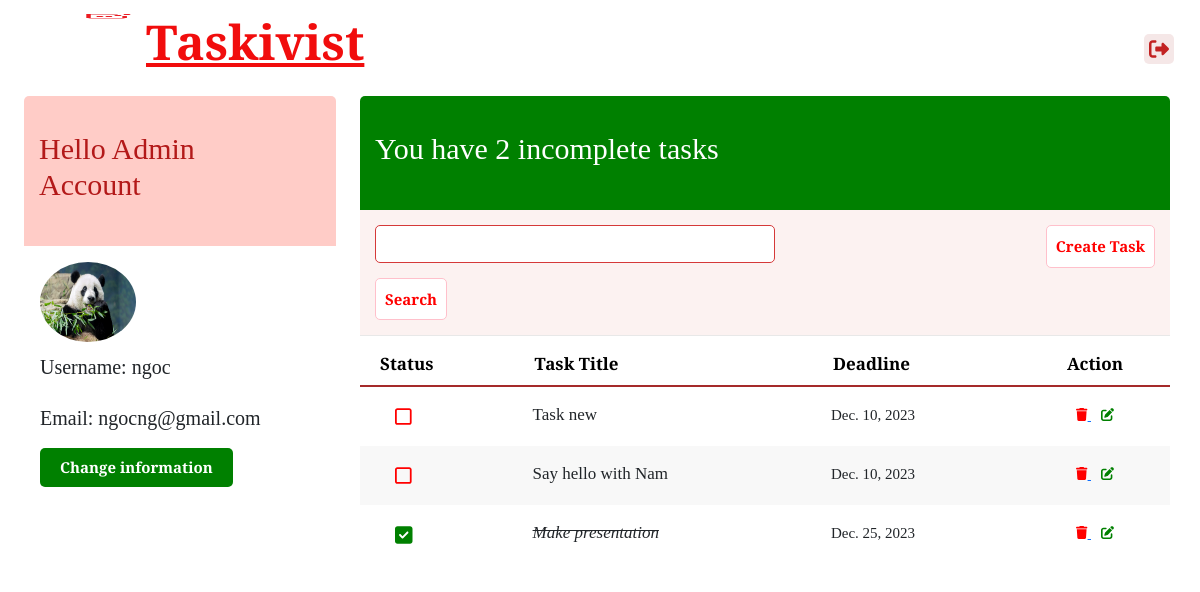
The app's page / (signed in), older data.
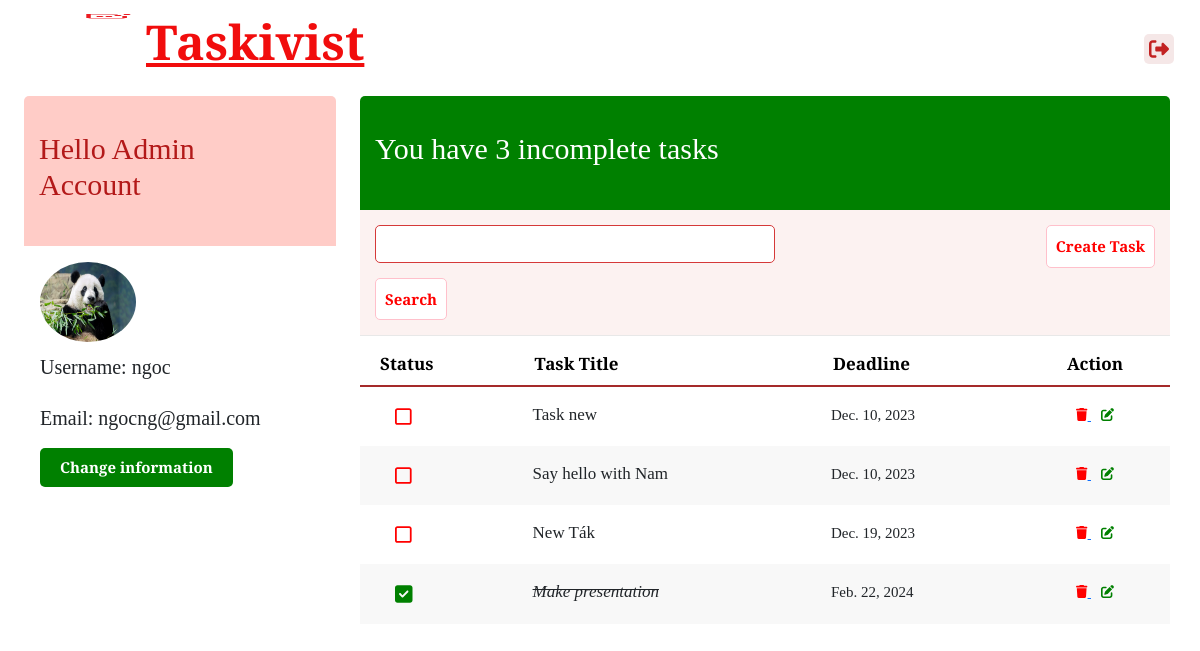
The same page, newer data.
### todo/models.py (models this page shows, shortened)
class Profile(models.Model):
    user = models.OneToOneField(User, on_delete=models.CASCADE)
    image = models.ImageField(default='default.png', upload_to='profile_pics')

class Task(models.Model):
    user = models.ForeignKey(User, on_delete=models.CASCADE)
    title = models.CharField(max_length=200)
    description = models.TextField(null=True, blank=True)
    complete = models.BooleanField(default=False)
    date = models.DateField(default=datetime.date.today(), null=True, blank=True)
    def __str__(self):
        return self.title
    class Meta:
        ordering = ['complete', 'date']

### todo/views.py (the view)
# urls.py: path('', TaskList.as_view(), name='alltasks'),
class TaskList(LoginRequiredMixin, ListView):
    model = Task
    context_object_name = 'alltasks'
    def get_context_data(self, **kwargs):
        context = super().get_context_data(**kwargs)
        context['alltasks'] = context['alltasks'].filter(user=self.request.user)
        context['count'] = context['alltasks'].filter(complete=False).count()
        search_input = self.request.GET.get('search-area') or ''
        if search_input:
            context['alltasks'] = context['alltasks'].filter(title__icontains=search_input)
        context['search_input'] = search_input
        return context

### todo/templates/todo/task_list.html
{% extends 'main.html' %}
{% load static %}
{% block maincol %}
<div class="col_left">
  <div data-region="blocks-left">
    <div class="profile-bar">
        <h2 class="card-title">Hello {{request.user.first_name|title}} {{request.user.last_name|title}} </h2>
    </div>
    <div class="card-body">
        <div class="card-profile">
            {% include 'profile/profile.html' %}
        </div>
    </div>
  </div>
</div>
<div class="maincol">
  <div data-region="blocks-right">
    <div class="header-bar">
      <div>
        <h2 style="margin-left: 0px; font-size: 30px">
          You have {{count}} incomplete task{{count|pluralize:"s"}}
        </h2>
      </div>
    </div>
    <div class="search-bar">
      <form method="GET">
        <input type="text" name="search-area" value="{{search_input}}" />
        <input class="button-create" type="submit" value="Search" />
      </form>
      <a class="button-create" href="{% url 'create-task' %}">Create Task</a>
    </div>
    <div class="taskbody">
      <table class="tasklist">
        <thead>
          <tr>
            <th style="padding-left: 20px;">Status</th>
            <th>Task Title</th>
            <th>Deadline</th>
            <th style="text-align: center;">Action</th>
          </tr>
        </thead>
        <tbody>
          {% for task in alltasks %}
            <tr>
              <td style="padding-left: 35px;">
                {% if task.complete %}
                  <i class="fas fa-check-square" style="color: #008000; font-size: 20px;"></i>
                {% else %}
                  <i class="far fa-square" style="color: #ff0000; font-size: 19px;"></i>
                {% endif %}
              </td>
              <td class="task-title">
                {% if task.complete %}
                  <i><s><a>{{task}}</a></s></i>
                {% else %}
                  <a>{{task}}</a>
                {% endif %}
              </td>
              <td style="font-size: 15px;">{{ task.date }}</td>
              <td style="text-align: center;">
                <a style="padding-right: 10px;" href="{% url 'delete-task' task.id %}">
                  <i class="fas fa-trash" style="color: red; cursor: pointer;"></i>
                </a>
                <a href="{% url 'update-task' task.id %}">
                  <i class="fas fa-edit" style="color: #008000; cursor: pointer;"></i>
                </a>
              </td>
            </tr>
          {% endfor %}
        </tbody>
      </table>
    </div>
  </div>
</div>
{% endblock %}

### templates/main.html (shortened to what this page needs)
{% load static %}
<html lang="en" style="height: 100%; width: 100%; overflow: hidden;">
  <head>
    <link rel="stylesheet" href="{% static 'css/style.css' %}" />
    <link rel="stylesheet" href="{% static 'css/authen.css' %}" />
    <link rel="stylesheet" href="{% static 'css/button.css' %}" />
    <link rel="stylesheet" href="{% static 'css/modal.css' %}" />
    <link rel="stylesheet" href="{% static 'css/profile.css' %}" />
    <link rel="stylesheet" href="{% static 'css/calendar.css' %}" />
    <link rel="stylesheet" href="{% static 'css/table.css' %}" />
    <link rel="stylesheet" href="https://cdnjs.cloudflare.com/ajax/libs/datepicker/0.6.5/datepicker.min.css" />
    <link rel="stylesheet" href="https://use.fontawesome.com/releases/v5.15.4/css/all.css"/>
    <link rel="stylesheet" href="{% static 'css/bootstrap.min.css' %}" />
  </head>
  <body>
    {% if request.user.is_authenticated %}
    <section id="sideheader">
      <div class="navheader">
        <div class="navlogo">
          <img class="logo" src="{% static 'img/logo.png' %}" alt="Logo Taskivist"/>
          <a href="{% url 'alltasks' %}" class="name">Taskivist</a>
        </div>
        <div class="usrnav">
          <div class="greeting">
            {% if request.user.is_authenticated %}
              <i class="fas fa-sign-out-alt button-logout" style="color: #c22222;">
              </i>
            {% else %}
            <a href="{% url 'login' %}">Login</a>
            {% endif %}
          </div>
        </div>
      </div>
    </section>
    <section id="content">
      {% block maincol %}
      {% endblock %}
    </section>
    {% endif %}
  </body>
</html>

### todo/templates/profile/profile.html
{% load static %}
<div class="media">
    <img class="acc-img" src="{{user.profile.image.url}}">
</div>
<div class="userinfo">
    <div class="media-body">
        <label for="username">Username: {{user.username}}</label>
        <p></p>
        <label for="email">Email: {{user.email}}</label>
    </div>
    <div class="media-footer">
        <a class="button-change" href="{% url 'profile-edit' %}">Change information</a>
    </div>
</div>

### static/css/style.css (style rules this page uses)
a, abbr, acronym, address, article, aside, audio, big, blockquote, body, canvas, caption, cite, code, dd, del, details, dfn, div, dl, dt, em, fieldset, figcaption, figure, footer, form, h1, h2, h3, h4, h5, h6, header, hgroup, html, i, img, ins, kbd, label, legend, li, mark, menu, nav, object, ol, p, pre, q, s, samp, section, small, span, strike, strong, sub, summary, sup, table, tbody, td, tfoot, th, thead, time, tr, tt, ul, var, video { margin: 0; padding: 0; border: 0; outline: 0; font-size: 100%; font-family: 'Inria Serif', serif ; vertical-align: middle; }
html, body, section, aside, main, menu, nav, summary { height: 100%; width: 100%; display: block; }
body { background-image: url("https://png.pngtree.com/thumb_back/fw800/background/20230630/pngtree-conceptual-3d-daily-organizer-and-to-do-list-scheduler-image_3695554.jpg"); background-repeat: no-repeat; background-size: cover; overflow: auto; }
#sideheader { max-height: 6em; display: flex; align-items: center; }
#content { margin: auto; display: flex; height: max-content; padding-bottom: 10em; position: relative; z-index: 2; }
.navheader { display: flex; align-items: flex-end; color: white; width: 100%; height: 6em; padding: .5rem 1rem; justify-content: space-between; }
.navlogo { display: flex; width: 30em; }
.logo { margin-left: 70px; height: 50px; width: 50px; display: flex; padding: 30 5 15 0; }
.name { font-size: 3em; padding-right: 0; font-weight: bold; padding: 17 0 10 10; display: flex; color: rgb(241, 13, 13); }
.usrnav { right: 40px; margin-top: 10; display: flex; gap: 10px; }
img { width: 6em; height: 5em; }
.usrnav .greeting { padding: 24px 10px; font-size: 25; text-align: center; }
.col_left { order: -1; padding: 0 1.5rem; width: 30%; float: left; align-items: center; height: 100%; }
.maincol { order: -1; width: 70%; float: right; padding-right: 30px; }
.col_left .card-body { padding: 1em !important; background-color: #fff; overflow:auto ; }
.col_left .card-body p { font-weight: bold; padding-bottom: 5px; }
.col_left h2 { font-size: 30px; }
.header-bar { top: 60; display: flex; justify-content: space-between; color: #fff; padding: 35px 35px 35px 15px; border-radius: 5px 5px 0 0; background: green; }
a { text-decoration: none; color: white; font-weight: bold; margin-top: 5px; }
.search-bar { display: flex; justify-content: space-between; align-items: flex-start; background: rgb(252, 242, 241); }
.search-bar input[type=text] { border: 1px solid rgb(213, 57, 57); margin: 15px 5px 0 15px; border-radius: 5px; width: 100%; font-size: 15px; }
.search-bar form { width: 25em; }
input[value], textarea { font-family: 'Inria Serif', serif; }
.taskbody { display: flex; justify-content: space-between; border-radius: 5px 5px 0 0; }

### static/css/authen.css (style rules this page uses)
input[type=text], input[type=password], input[type=email] { border: 1.5px solid green; height: 2.5em; margin: 8px 10px 15px 22px; border-radius: 5px; padding: 5px; width: 90%; font-size: 15px; }

### static/css/button.css (style rules this page uses)
.button-create { border: 1px solid pink; background-color: white; padding: 9px; color: red; font-weight: bold; font-size: 15px; border-radius: 5px; cursor: pointer; text-decoration: none; margin: 15px; display: block; text-align: center; }
.button-change { border: transparent; background-color: green; padding: 8px 20px; color: white; font-weight: bold; font-size: 15px; border-radius: 5px; cursor: pointer; text-decoration: none; margin: 0; display: inline-block; text-align: center; }
.button-logout { border: transparent; background-color: rgb(245, 231, 231); padding: 5px; color: red; font-weight: bold; font-size: 20px; border-radius: 5px; cursor: pointer; text-decoration: none; }

### static/css/profile.css (style rules this page uses)
.profile-bar { top: 60; display: flex; justify-content: space-between; color: rgb(179, 25, 25); padding: 35px 35px 35px 15px; border-radius: 5px 5px 0 0; background: rgb(255, 204, 199); overflow: auto; }
.media img { border-radius: 50%; }
.userinfo { padding-top: 10px; }
.media-body label { font-size: 20px; }
.media-footer { overflow: hidden; padding: 15px 0 0; }

### static/css/table.css (style rules this page uses)
.tasklist { border-collapse: collapse; width: 100%; }
.tasklist th { font-size: 17px; font-weight: bold; font-family: "Inria Serif", serif; color: black; border-bottom: 2px solid brown; height: 50px; padding-top: 20px; }
.tasklist td { padding-bottom: 20px; padding-top: 20px; }
.tasklist .task-title a { color: rgb(195, 38, 38); font-weight: 500; font-size: 17px; padding: 0px; }

Row changes from the older to the newer data that the page shows:
added Task: complete False (drawn), title "New Ták", date "Dec. 19, 2023"
changed Task "Make presentation": date "Dec. 25, 2023" → "Feb. 22, 2024"
Text that changed along with them:
{{ count }}: "2" → "3"
